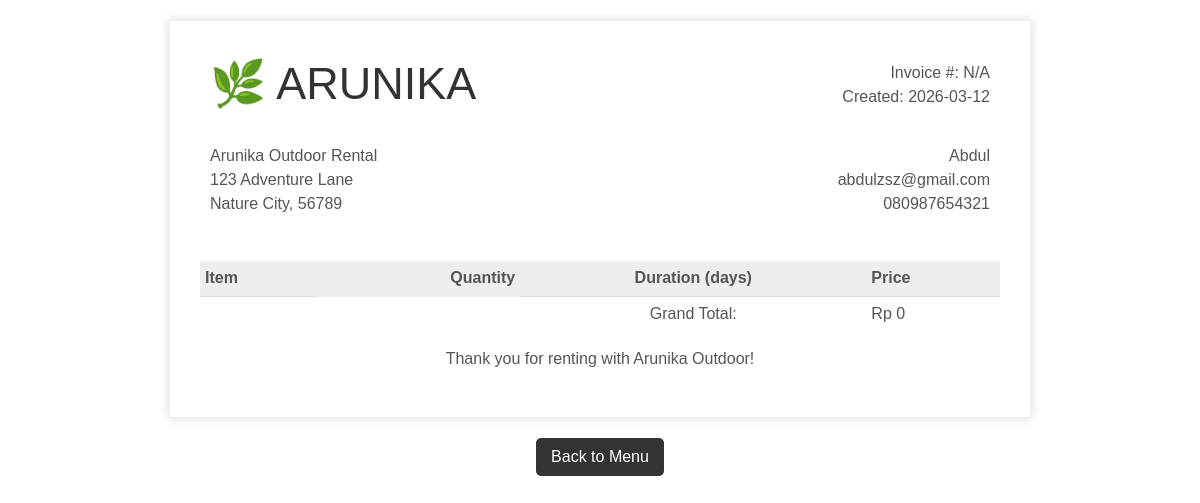
/user/invoice (signed in), run on the app's committed database.
### Database.py (models this page shows)
class User(db.Model):
    __tablename__ = 'users'
    userid = db.Column(db.String, primary_key=True)
    password = db.Column(db.String)
    email = db.Column(db.String)
    role = db.Column(db.String)
    nama = db.Column(db.String)
    gender = db.Column(db.String)
    usia = db.Column(db.Integer)
    pekerjaan = db.Column(db.String)
    hobi = db.Column(db.String)
    kota = db.Column(db.String)
    rt = db.Column(db.Integer)
    rw = db.Column(db.Integer)
    zipc = db.Column(db.Integer)
    lat = db.Column(db.Float)
    lon = db.Column(db.Float)
    nohp = db.Column(db.String)

### app.py (the view, shortened to what this page needs)
@app.route("/user/invoice")
def user_invoice():
    if "userid" not in session: return redirect(url_for("login_route"))
    userid = session.get("userid")
    user_data = get_user(userid)
    rentals = get_user_rentals(userid, "active")
    formatted_rentals = []
    total_semua = 0
    id_transaksi = "N/A"
    return render_template("view_invoice.html",
                           user=user_data,
                           rentals=formatted_rentals,
                           total_semua=total_semua,
                           id_transaksi=id_transaksi,
                           date=datetime.date.today().strftime("%Y-%m-%d"))

### Database.py (called while the page is built)
def model_to_dict(model):
    if model is None:
        return None
    columns = model.__table__.columns.keys()
    return {c: getattr(model, c) for c in columns}

def models_to_list(models):
    return [model_to_dict(m) for m in models]

def get_user(userid):
    result = User.query.filter_by(userid=userid).first()
    return model_to_dict(result)

def get_user_rentals(userid, status=None):
    query = Rental.query.filter_by(userid=userid)
    if status:
        query = query.filter_by(status=status)
    result = query.all()
    return models_to_list(result)

### templates/view_invoice.html (shortened to what this page needs)
<!doctype html>
<html>
  <head>
  </head>
  <body>
    <div class="invoice-box">
      <table cellpadding="0" cellspacing="0">
        <tr class="top">
          <td colspan="4">
            <table>
              <tr>
                <td class="title">🌿 ARUNIKA</td>
                <td>
                  Invoice #: {{ id_transaksi }}<br />
                  Created: {{ date }}
                </td>
              </tr>
            </table>
          </td>
        </tr>
        <tr class="information">
          <td colspan="4">
            <table>
              <tr>
                <td>
                  Arunika Outdoor Rental<br />
                  123 Adventure Lane<br />
                  Nature City, 56789
                </td>
                <td>
                  {{ user.nama }}<br />
                  {{ user.email }}<br />
                  {{ user.nohp }}
                </td>
              </tr>
            </table>
          </td>
        </tr>
        <tr class="heading">
          <td>Item</td>
          <td class="center">Quantity</td>
          <td class="center">Duration (days)</td>
          <td>Price</td>
        </tr>
        <tr class="total">
          <td></td>
          <td></td>
          <td class="center">Grand Total:</td>
          <td>Rp {{ "{:,.0f}".format(total_semua) }}</td>
        </tr>
      </table>
      <p class="center">Thank you for renting with Arunika Outdoor!</p>
    </div>
    <div class="center">
      <a href="/user" class="btn-back">Back to Menu</a>
    </div>
  </body>
</html>

### templates/view_invoice.html (style rules this page uses)
body { font-family: sans-serif; margin: 20px; }
.invoice-box { max-width: 800px; margin: auto; padding: 30px; border: 1px solid #eee; box-shadow: 0 0 10px rgba(0, 0, 0, 0.15); font-size: 16px; line-height: 24px; color: #555; }
.invoice-box table { width: 100%; line-height: inherit; text-align: left; border-collapse: collapse; }
.invoice-box table td { padding: 5px; vertical-align: top; }
.invoice-box table tr td:nth-child(2) { text-align: right; }
.invoice-box table tr.top table td { padding-bottom: 20px; }
.invoice-box table tr.top table td.title { font-size: 45px; line-height: 45px; color: #333; }
.invoice-box table tr.information table td { padding-bottom: 40px; }
.invoice-box table tr.heading td { background: #eee; border-bottom: 1px solid #ddd; font-weight: bold; }
.invoice-box table tr.total td:nth-child(2) { border-top: 2px solid #eee; font-weight: bold; }
.btn-back { margin-top: 20px; display: inline-block; padding: 10px 15px; background-color: #333; color: white; text-decoration: none; border-radius: 5px; }
.center { text-align: center; }

### data on the page
User: nama "Abdul", email "abdulzsz@gmail.com", nohp "080987654321"

### other printed values
{{ id_transaksi }} "N/A"
{{ "{:,.0f}".format(total_semua) }} "0"
